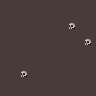

This is a level from a 2D game, rendered from its Tiled map with the project's own tilesets. A one-line summary and the complete map file follow:
An orthogonal 6x6 tile map with 16x16 px tiles, 2 tile layers (Floor1, Floor2 (Decoration)).

<map version="1.2" tiledversion="1.2.1" orientation="orthogonal" renderorder="right-down" width="6" height="6" tilewidth="16" tileheight="16" infinite="0" nextlayerid="4" nextobjectid="1">
 <tileset firstgid="1" source="../../tilesets/actual/UltimateTileset.tsx" />
 <layer id="3" name="Floor1" width="6" height="6">
  <data encoding="csv">
113,113,113,113,113,113,
113,113,113,113,113,113,
113,113,113,113,113,113,
113,113,113,113,113,113,
113,113,113,113,113,113,
113,113,113,113,113,113
</data>
 </layer>
 <layer id="1" name="Floor2 (Decoration)" width="6" height="6">
  <data encoding="csv">
0,0,0,0,0,0,
0,0,0,0,222,0,
0,0,0,0,0,222,
0,0,0,0,0,0,
0,222,0,0,0,0,
0,0,0,0,0,0
</data>
 </layer>
</map>
